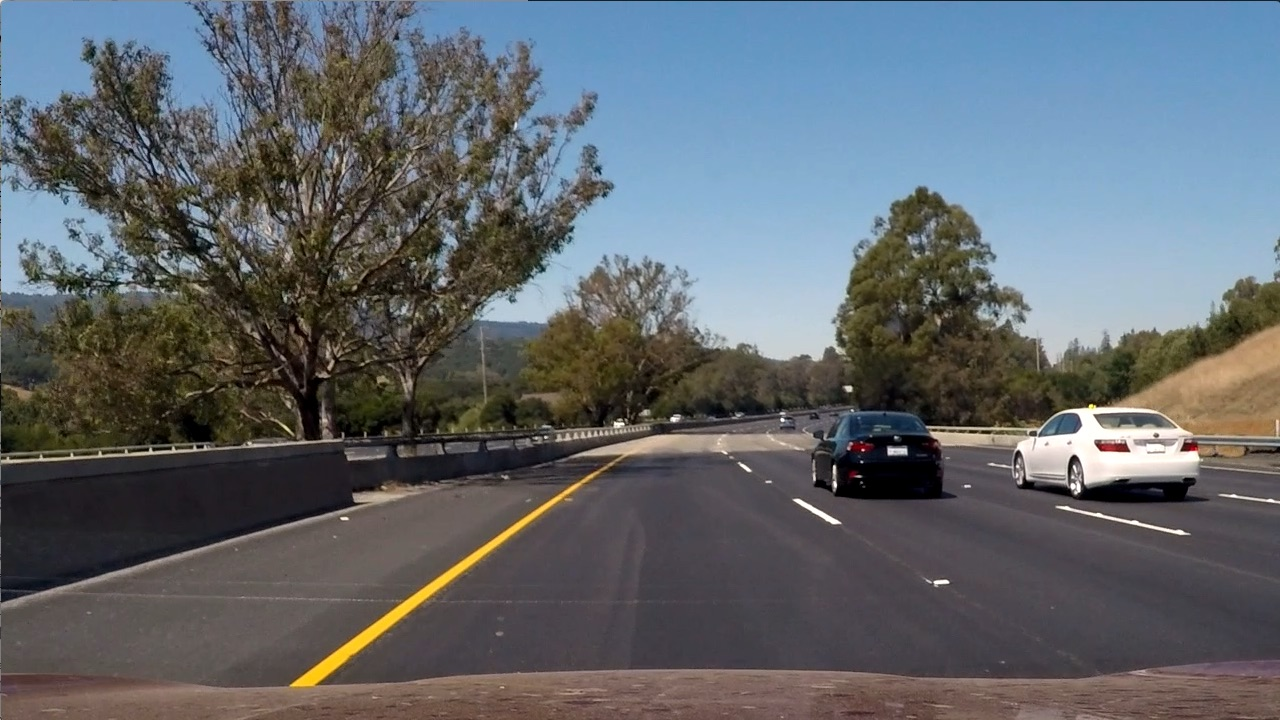
#> input picture P5-vehicle-detection/code/test_images/test6.jpg, 1280 x 720 px, found by its file name
$ python calibration.py
#> lines starting #> are read from the running program, lines starting #| are printed output that depends on the picture
#> further down, img is the input picture: shape (720, 1280, 3); mean B, G, R 107.9, 102.6, 97
import glob
import cv2
import numpy as np
import pickle
import matplotlib.pyplot as plt

def gene_pkl():
    ''' 生成pkl文件存储相机参数 '''
    obj = np.zeros(shape=(6 * 9, 3), dtype=np.float32)
    obj[:, :2] = np.mgrid[0:9, 0:6].T.reshape(-1, 2)

    images = glob.glob("IGNORE/camera_cal/calibration*.jpg")

    image_points = []
    obj_points = []

    gray_shape = []
    for idx, fname in enumerate(images):
        img = cv2.imread(fname)
        gray_img = cv2.cvtColor(img, cv2.COLOR_BGR2GRAY)

        gray_shape = (img.shape[1], img.shape[0])
        ret, corners = cv2.findChessboardCorners(gray_img, (9, 6), None)
        print(f'{idx},{ret}')

        if ret == True:
            obj_points.append(obj)
            image_points.append(corners)

            cv2.drawChessboardCorners(img, (9, 6), corners, ret)
            cv2.imshow('img', img)
            cv2.waitKey(500)

    cv2.destroyAllWindows()

    ret, mtx, dist, rvecs, tves = cv2.calibrateCamera(obj_points, image_points, gray_shape, None, None)

    with open('../IGNORE/output_images/calibration.pkl', 'wb') as f:
        pickle.dump({"mtx": mtx, "dist": dist}, f)


def calibrate(img):
    ''' 读取RGB图片，返回相机矫正后的RGB图片 '''

    # img = cv2.cvtColor(img, cv2.COLOR_BGR2RGB)

    with open('./calibration.pkl', 'rb') as f:
#> (reads P4-advanced-lane-finding/code/calibration.pkl from the repository)
        cal = pickle.load(f)

    mtx = cal["mtx"]
    dist = cal["dist"]

    dst = cv2.undistort(img,mtx,dist,None,mtx)
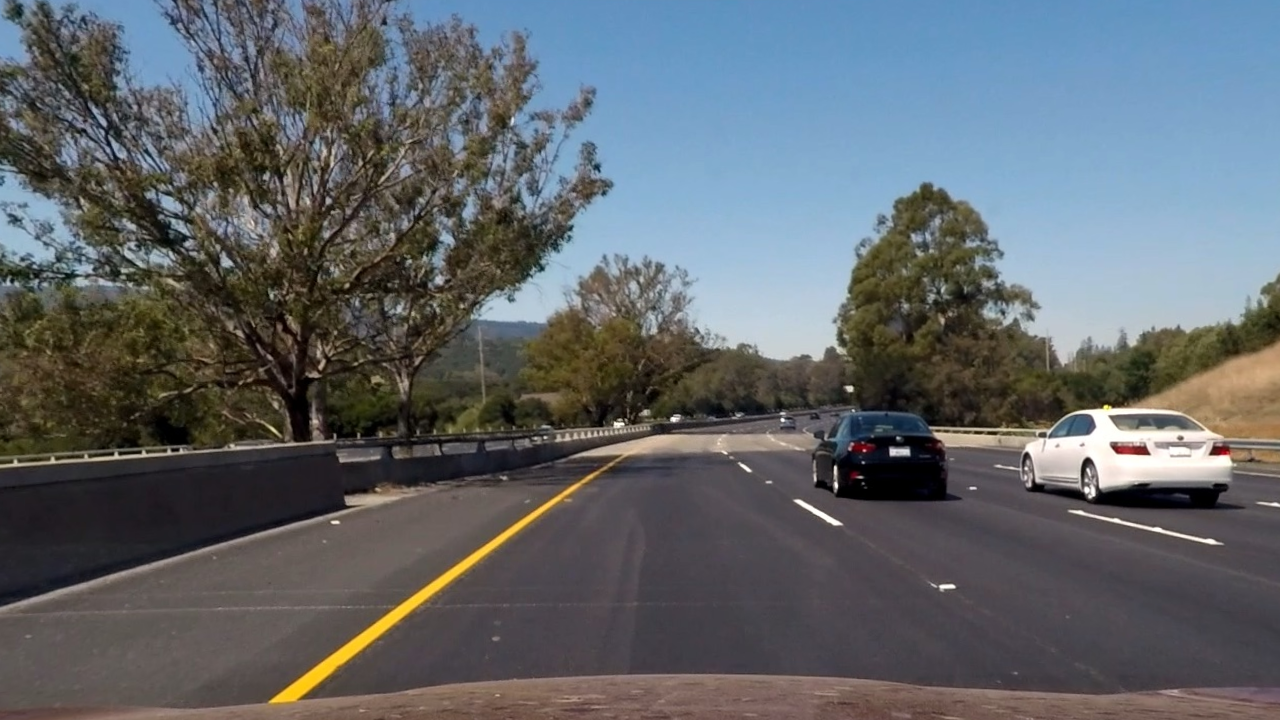
#> dst: shape (720, 1280, 3); mean R, G, B 96.4, 101.5, 105.9

    if __name__ == "__main__":
        # 返回f,两个对象（存放图片）
        f,(row_img, cal_img)=plt.subplots(1, 2)
        f.tight_layout()

        row_img.set_title("row img")
        row_img.imshow(img)
        cal_img.set_title("cal img")
        cal_img.imshow(dst)
        plt.show()
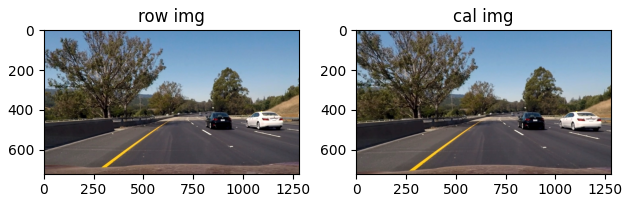
#> figure drawn by matplotlib, 2 panels

    return dst

if __name__ =="__main__":

    path = "../IGNORE/test_images/test6.jpg"

    img = cv2.imread(path)

    img = cv2.cvtColor(img,cv2.COLOR_BGR2RGB)

    calibrate(img)
    #gene_pkl()
